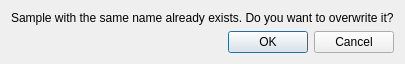
<?xml version="1.0" encoding="UTF-8"?>
<ui version="4.0">
 <class>DOverwrite</class>
 <widget class="QDialog" name="DOverwrite">
  <property name="geometry">
   <rect>
    <x>0</x>
    <y>0</y>
    <width>399</width>
    <height>64</height>
   </rect>
  </property>
  <property name="windowTitle">
   <string>Warning</string>
  </property>
  <layout class="QVBoxLayout" name="verticalLayout">
   <item>
    <widget class="QLabel" name="label">
     <property name="text">
      <string>Sample with the same name already exists. Do you want to overwrite it?</string>
     </property>
    </widget>
   </item>
   <item>
    <widget class="QDialogButtonBox" name="overOK">
     <property name="standardButtons">
      <set>QDialogButtonBox::Cancel|QDialogButtonBox::Ok</set>
     </property>
    </widget>
   </item>
  </layout>
 </widget>
 <layoutdefault spacing="6" margin="11"/>
 <resources/>
 <connections>
  <connection>
   <sender>overOK</sender>
   <signal>accepted()</signal>
   <receiver>DOverwrite</receiver>
   <slot>accept()</slot>
   <hints>
    <hint type="sourcelabel">
     <x>269</x>
     <y>104</y>
    </hint>
    <hint type="destinationlabel">
     <x>184</x>
     <y>146</y>
    </hint>
   </hints>
  </connection>
  <connection>
   <sender>overOK</sender>
   <signal>rejected()</signal>
   <receiver>DOverwrite</receiver>
   <slot>reject()</slot>
   <hints>
    <hint type="sourcelabel">
     <x>345</x>
     <y>104</y>
    </hint>
    <hint type="destinationlabel">
     <x>278</x>
     <y>185</y>
    </hint>
   </hints>
  </connection>
 </connections>
</ui>
